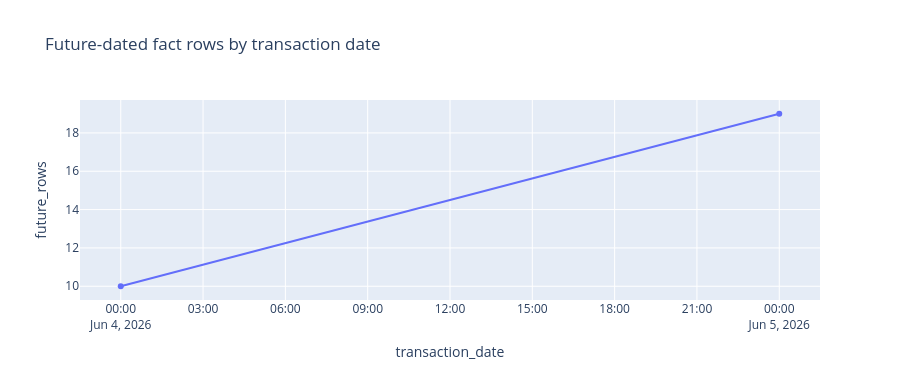

The notebook cell saved with this chart:
### Markdown cell above
## Section 4: Future-dated monitoring

Counts fact rows with `transaction_ts > NOW()` and shows where they land by date. These are kept (flagged, not dropped); a sudden jump signals an upstream clock or load-date problem. The count is date-relative and drifts as the run date advances.

### Code cell
future_sql = f"""
SELECT
    DATE(transaction_ts) AS transaction_date,
    COUNT(*)             AS future_rows
FROM {T_FACT}
WHERE transaction_ts > CURRENT_TIMESTAMP()
GROUP BY transaction_date
ORDER BY transaction_date
"""
future = run_query(future_sql)
total_future = int(future['future_rows'].sum()) if not future.empty else 0
print(f'fact rows with transaction_ts > NOW(): {total_future}')
display(future)

if not future.empty:
    fig = px.line(future, x='transaction_date', y='future_rows', markers=True,
                  title='Future-dated fact rows by transaction date')
    fig.update_layout(height=380)
    fig.show()
else:
    print('No future-dated rows.')

### Figure 1 — Plotly figure (JSON) as saved in the notebook; plotly's stock layout.template omitted (floating-point values rounded to 4 significant figures)
{"data": [{"hovertemplate": "transaction_date=%{x}<br>future_rows=%{y}<extra></extra>", "legendgroup": "", "line": {"color": "#636efa", "dash": "solid"}, "marker": {"symbol": "circle"}, "mode": "lines+markers", "name": "", "orientation": "v", "showlegend": false, "type": "scatter", "x": ["2026-06-04", "2026-06-05"], "xaxis": "x", "y": [10, 19], "yaxis": "y"}], "layout": {"height": 380, "legend": {"tracegroupgap": 0}, "title": {"text": "Future-dated fact rows by transaction date"}, "xaxis": {"anchor": "y", "domain": [0.0, 1.0], "title": {"text": "transaction_date"}}, "yaxis": {"anchor": "x", "domain": [0.0, 1.0], "title": {"text": "future_rows"}}}}
